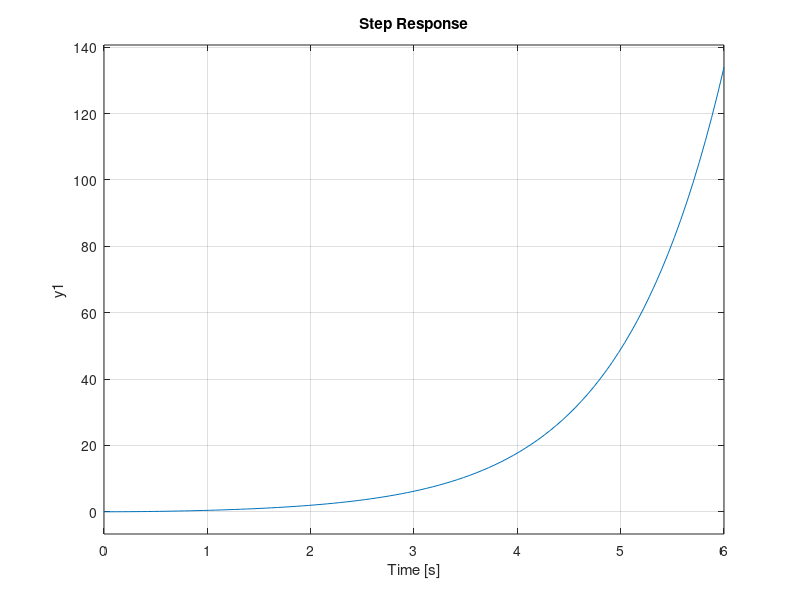
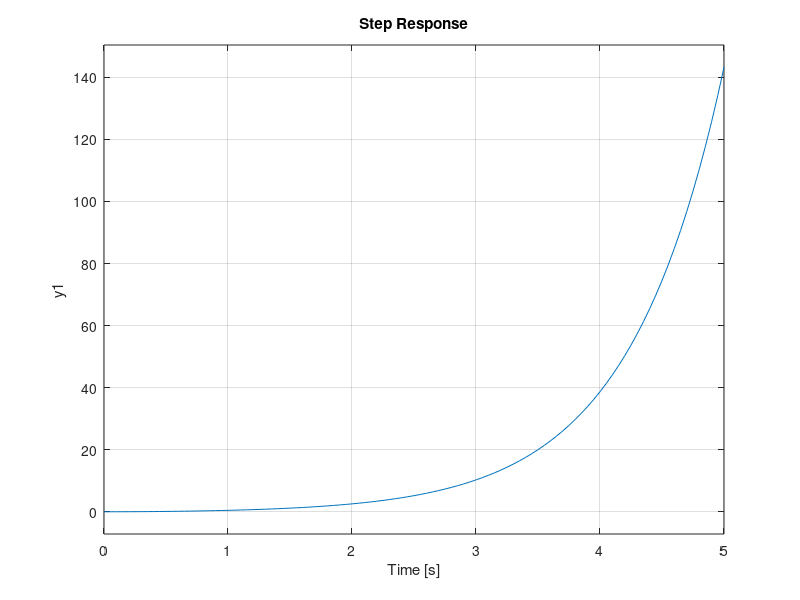
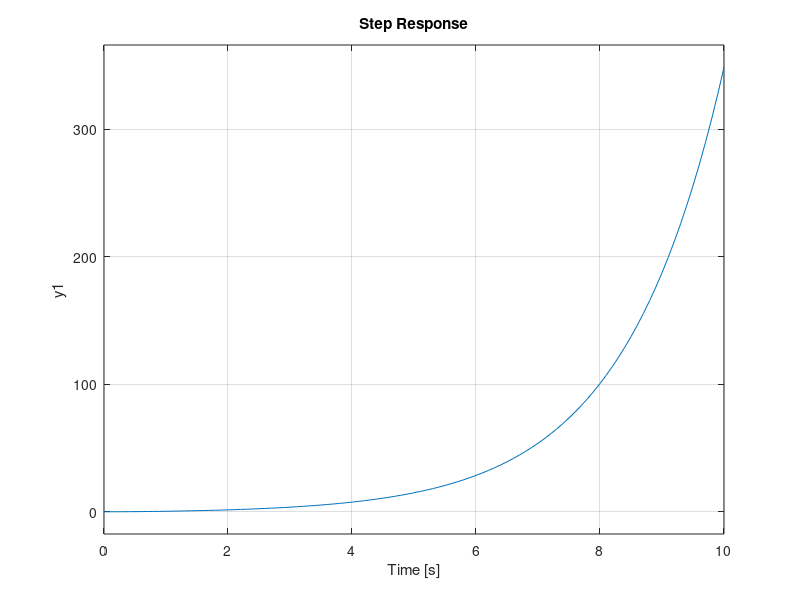
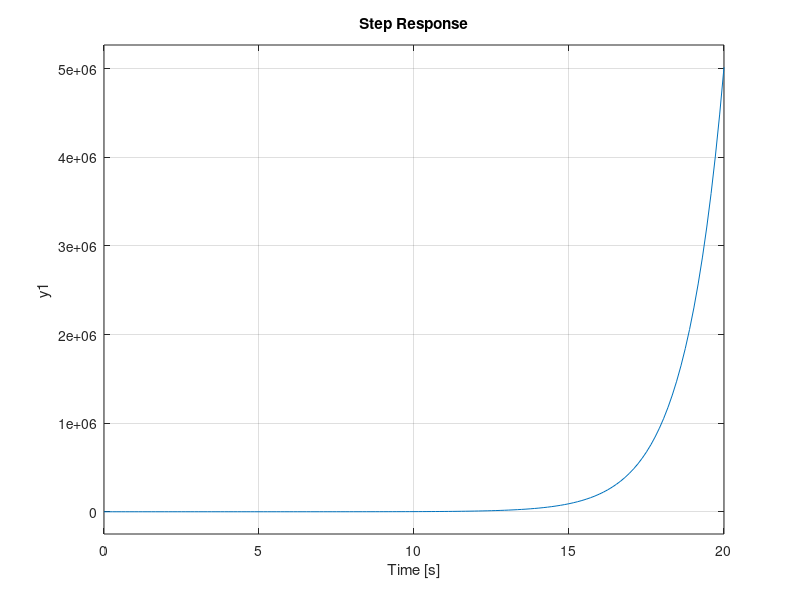

These figures' MATLAB source, in order:
%%  Step response of Transfer function 1/((s-1)(s+2))
num1 = 1;
den1 = [1 1 -2];
g1 = tf(num1,den1);
figure(1)
step(g1);

%% Step response of g1 with positive(1) feedback
a = feedback(g1,1,1);
figure(2)
step(a);
%% Step response of g1 with negative(1) feedback
a1 = feedback(g1,1);
figure(3)
step(a1);

%% step response of g1 with s+1 pole in -ve feedback path
h1 = tf(1,[1 1]);
a2 = feedback(g1,h1);
figure(4)
step(a2)
%% step response of g1 with s+1 zero in -ve feedback path
h2 = tf([1 1],1);
a3 = feedback(g1,h2);
figure(5)
step(a3)
